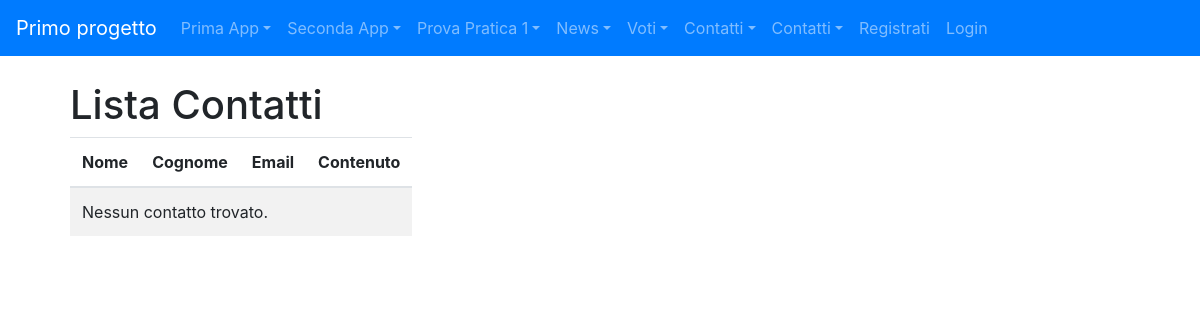
The page /forms_app/lista_contatti on the database as committed earlier.
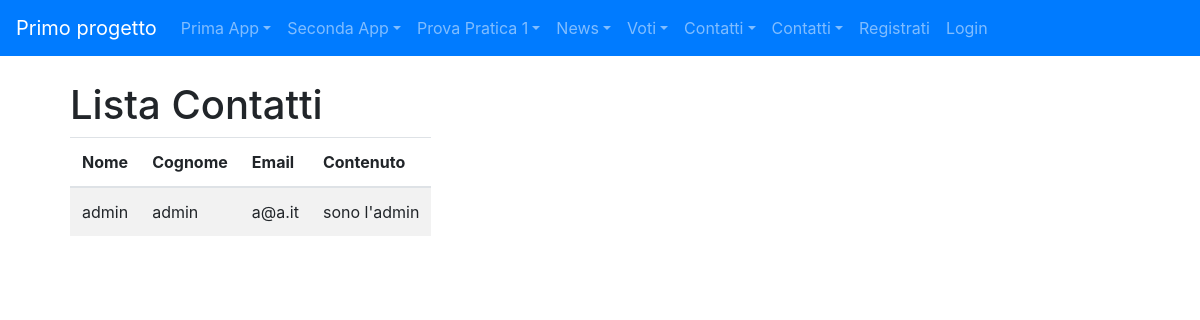
The same page on the database as committed later.
### forms_app/models.py (models this page shows)
class Contatto(models.Model):
    nome = models.CharField(max_length=100)
    cognome = models.CharField(max_length=100)
    email = models.EmailField(max_length=200)
    contenuto = models.TextField()

### forms_app/views.py (the view)
# urls.py: path('lista_contatti', lista_contatti, name='lista_contatti'),
def lista_contatti(request):
    contatti = Contatto.objects.all()
    context={
        'contatti': contatti
    }
    return render(request, "lista_contatti.html", context)

### forms_app/templates/forms_app/lista_contatti.html (shortened to what this page needs)
{% extends "base.html" %}
{% block content %}
<div class="container">
    <h1>Lista Contatti</h1>
    <table class="table table-responsive table-striped">
        <thead>
            <tr>
                <th>Nome</th>
                <th>Cognome</th>
                <th>Email</th>
                <th>Contenuto</th>
            </tr>
        </thead>
        <tbody>
            {% for contatto in contatti %}
            <tr>
                <td>{{ contatto.nome }}</td>
                <td>{{ contatto.cognome }}</td>
                <td>{{ contatto.email }}</td>
                <td>{{ contatto.contenuto }}</td>
            </tr>
            {% empty %}
            <tr>
                <td colspan="4">Nessun contatto trovato.</td>
            </tr>
            {% endfor %}
        </tbody>
    </table>
</div>
{% endblock content %}

### templates/base.html (shortened to what this page needs)
<!DOCTYPE html>
{% load static %}
<html lang="en">
  <head>
    <link rel="stylesheet" href="https://cdn.jsdelivr.net/npm/bootstrap@4.5.3/dist/css/bootstrap.min.css" />
    <link rel="stylesheet" href="https://cdnjs.cloudflare.com/ajax/libs/font-awesome/5.15.4/css/all.min.css" />
  </head>
  <body>
    <nav class="navbar navbar-expand-lg navbar-dark bg-primary">
      <a class="navbar-brand" href="/">Primo progetto</a>
      <div class="collapse navbar-collapse" id="navbarNavDropdown">
        <ul class="navbar-nav">
          <li class="nav-item dropdown">
            <a class="nav-link dropdown-toggle" href="#" id="primaAppDropdownMenuLink" role="button" data-toggle="dropdown" aria-haspopup="true" aria-expanded="false">Prima App</a>
          </li>
          <li class="nav-item dropdown">
            <a class="nav-link dropdown-toggle" href="#" id="secondaAppDropdownMenuLink" role="button" data-toggle="dropdown" aria-haspopup="true" aria-expanded="false">Seconda App</a>
          </li>
          <li class="nav-item dropdown">
            <a class="nav-link dropdown-toggle" href="#" id="ProvaPraticaDropdownMenuLink" role="button" data-toggle="dropdown" aria-haspopup="true" aria-expanded="false">Prova Pratica 1</a>
          </li>
          <li class="nav-item dropdown">
            <a class="nav-link dropdown-toggle" href="#" id="NewsDropdownMenuLink" role="button" data-toggle="dropdown" aria-haspopup="true" aria-expanded="false">News</a>
          </li>
          <li class="nav-item dropdown">
            <a class="nav-link dropdown-toggle" href="#" id="ProvaPraticaDropdownMenuLink" role="button" data-toggle="dropdown" aria-haspopup="true" aria-expanded="false">Voti</a>
          </li>
          <li class="nav-item dropdown">
            <a class="nav-link dropdown-toggle" href="#" id="ProvaPraticaDropdownMenuLink" role="button" data-toggle="dropdown" aria-haspopup="true" aria-expanded="false">Contatti</a>
          </li>
          <li class="nav-item dropdown">
            <a class="nav-link dropdown-toggle" href="#" id="ProvaPraticaDropdownMenuLink" role="button" data-toggle="dropdown" aria-haspopup="true" aria-expanded="false">Contatti</a>
          </li>
          {% if request.user.is_authenticated %}
            <li class="nav-item dropdown">
              <a class="nav-link dropdown-toggle" href="#" id="navbarDropdown" role="button" data-toggle="dropdown" aria-haspopup="true" aria-expanded="false">{{ request.user.username }}</a>
              <div class="dropdown-menu" aria-labelledby="navbarDropdown">
                <div class="dropdown-divider"></div>
                <form id="logout-form" action="{% url 'logout' %}" method="post">
                  {% csrf_token %}
                  <button type="submit" class="btn ft-power">Logout</button>
                </form>
              </div>
            </li>
          {% else %}
            <li class="nav-item">
              <a class="nav-link" href="{% url 'signup' %}">Registrati</a>
            </li>
            <li class="nav-item">
              <a class="nav-link" href="{% url 'login' %}">Login</a>
            </li>
          {% endif %}
        </ul>
      </div>
    </nav>
    <div style="margin-left: 50px; margin-top: 25px;">
      {% block content %}
      {% endblock %}
    </div>
  </body>
</html>

Rows that differ between the two databases and show on the page:
added Contatto: nome "admin", cognome "admin", email "a@a.it", contenuto "sono l'admin"
Other text that changed with them:
text no longer shown: "Nessun contatto trovato."
